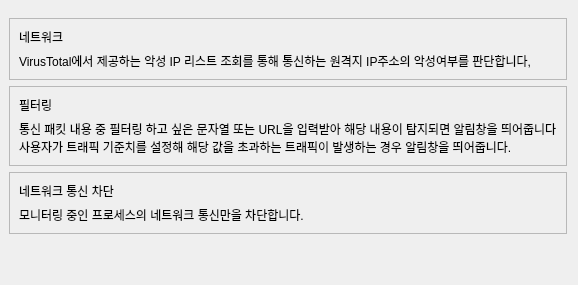
                      <widget class="QWidget" name="tab_network">
                       <attribute name="title">
                        <string>네트워크 모니터링</string>
                       </attribute>
                       <layout class="QGridLayout" name="gridLayout_5">
                        <property name="leftMargin">
                         <number>9</number>
                        </property>
                        <property name="topMargin">
                         <number>18</number>
                        </property>
                        <item row="1" column="0">
                         <widget class="QFrame" name="frame_5">
                          <property name="frameShape">
                           <enum>QFrame::StyledPanel</enum>
                          </property>
                          <property name="frameShadow">
                           <enum>QFrame::Raised</enum>
                          </property>
                          <layout class="QVBoxLayout" name="verticalLayout_16">
                           <item>
                            <widget class="QLabel" name="title_4">
                             <property name="text">
                              <string>필터링</string>
                             </property>
                            </widget>
                           </item>
                           <item>
                            <widget class="QLabel" name="content_4">
                             <property name="text">
                              <string>통신 패킷 내용 중 필터링 하고 싶은 문자열 또는 URL을 입력받아 해당 내용이 탐지되면 알림창을 띄어줍니다 
사용자가 트래픽 기준치를 설정해 해당 값을 초과하는 트래픽이 발생하는 경우 알림창을 띄어줍니다.</string>
                             </property>
                            </widget>
                           </item>
                          </layout>
                         </widget>
                        </item>
                        <item row="0" column="0">
                         <widget class="QFrame" name="frame_4">
                          <property name="frameShape">
                           <enum>QFrame::StyledPanel</enum>
                          </property>
                          <property name="frameShadow">
                           <enum>QFrame::Raised</enum>
                          </property>
                          <layout class="QVBoxLayout" name="verticalLayout_15">
                           <item>
                            <widget class="QLabel" name="title_3">
                             <property name="text">
                              <string>네트워크</string>
                             </property>
                            </widget>
                           </item>
                           <item>
                            <widget class="QLabel" name="content_3">
                             <property name="text">
                              <string>VirusTotal에서 제공하는 악성 IP 리스트 조회를 통해 통신하는 원격지 IP주소의 악성여부를 판단합니다,</string>
                             </property>
                            </widget>
                           </item>
                          </layout>
                         </widget>
                        </item>
                        <item row="2" column="0">
                         <widget class="QFrame" name="frame_6">
                          <property name="frameShape">
                           <enum>QFrame::StyledPanel</enum>
                          </property>
                          <property name="frameShadow">
                           <enum>QFrame::Raised</enum>
                          </property>
                          <layout class="QVBoxLayout" name="verticalLayout_17">
                           <item>
                            <widget class="QLabel" name="title_5">
                             <property name="text">
                              <string>네트워크 통신 차단</string>
                             </property>
                            </widget>
                           </item>
                           <item>
                            <widget class="QLabel" name="content_5">
                             <property name="text">
                              <string>모니터링 중인 프로세스의 네트워크 통신만을 차단합니다.</string>
                             </property>
                            </widget>
                           </item>
                          </layout>
                         </widget>
                        </item>
                        <item row="3" column="0">
                         <spacer name="verticalSpacer_3">
                          <property name="orientation">
                           <enum>Qt::Vertical</enum>
                          </property>
                          <property name="sizeHint" stdset="0">
                           <size>
                            <width>20</width>
                            <height>40</height>
                           </size>
                          </property>
                         </spacer>
                        </item>
                       </layout>
                      </widget>
